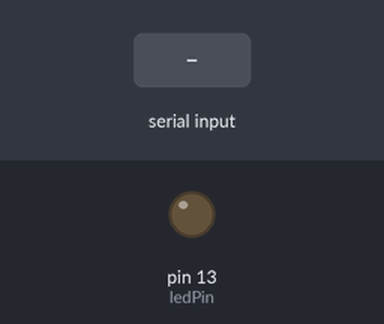
A sketch run on a simulated Arduino Uno, built with avr-gcc and run on an emulated ATmega328P. On the bench: output pins drawn as LEDs (lit = HIGH). The test bench sets the inputs (shaded band).

Above: at 1.2 s.
1.3 s: "1" received over Serial
At 1.9 s:
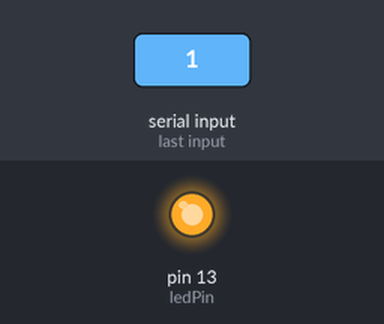
2.8 s: "0" received over Serial
At 4.2 s:
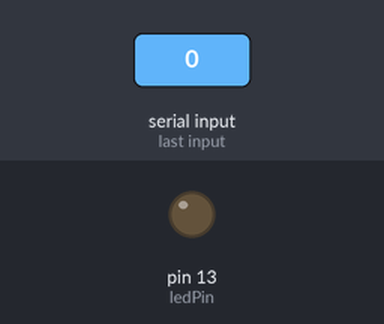
Timing chart, 0 to 5.8 s (numbered marks = the images above; inputs shaded):
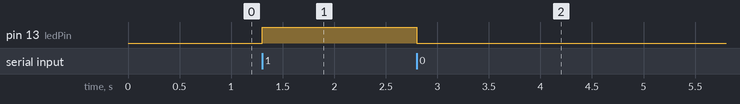

Measured:
- after the input at 1.3 s, pin 13 (ledPin): LOW → HIGH at once
- after the input at 2.8 s, pin 13 (ledPin): HIGH → LOW at once

The sketch:

ArduinoBluetoothLed.ino
```cpp
//Downlood Arduino bluetooth controller
// connect to arduino uno
#define ledPin 13
int state = 0;

void setup() {
    pinMode(ledPin, OUTPUT);
    digitalWrite(ledPin, LOW);
    Serial.begin(9600);
}

void loop() {
    if(Serial.available() > 0){ // Checks whether data is coming from the serial port
        state = Serial.read(); // Reads the data from the serial port
    }

    if (state == '0') {
        digitalWrite(ledPin, LOW); // Turn LED OFF
        state = 0;
    }
    else if (state == '1') {
        digitalWrite(ledPin, HIGH);
        state = 0;
    }
 }
```
